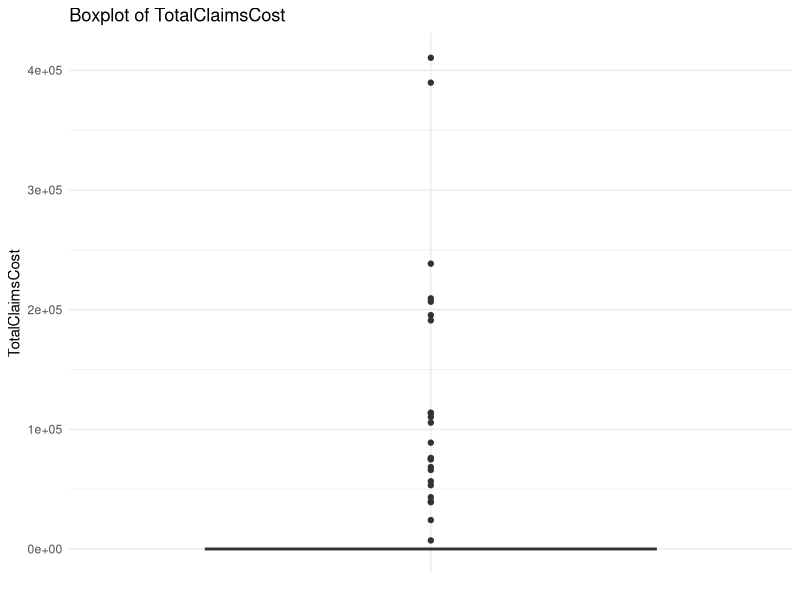
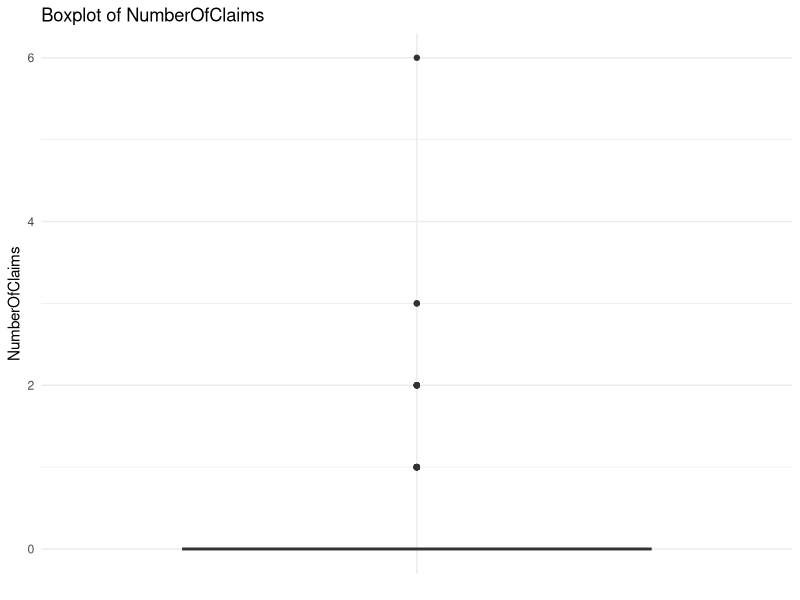
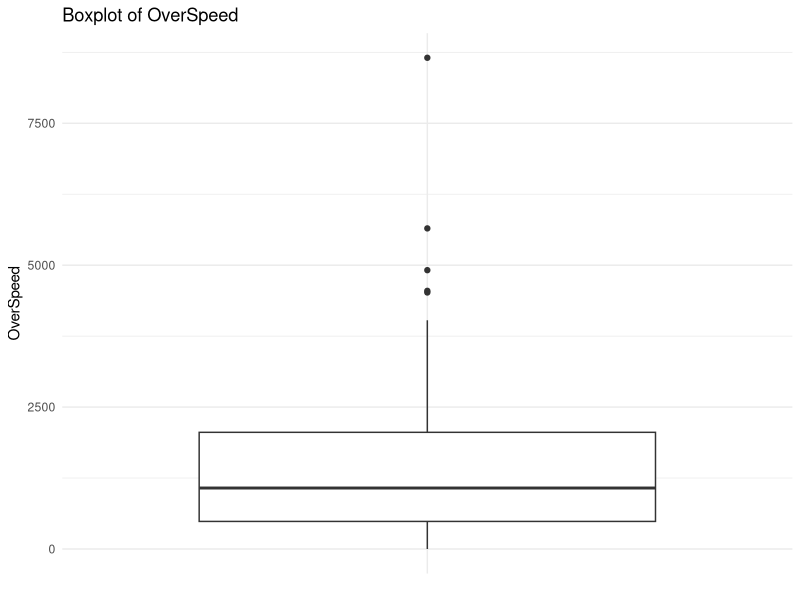
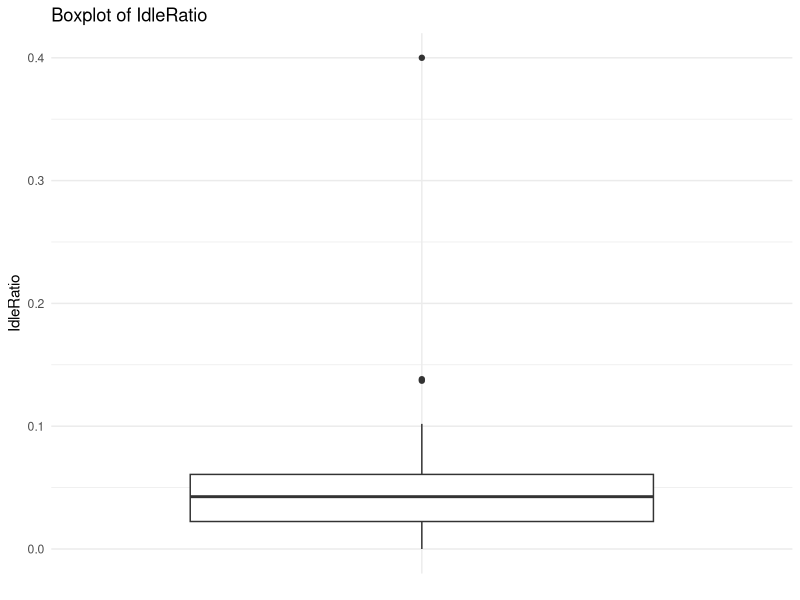
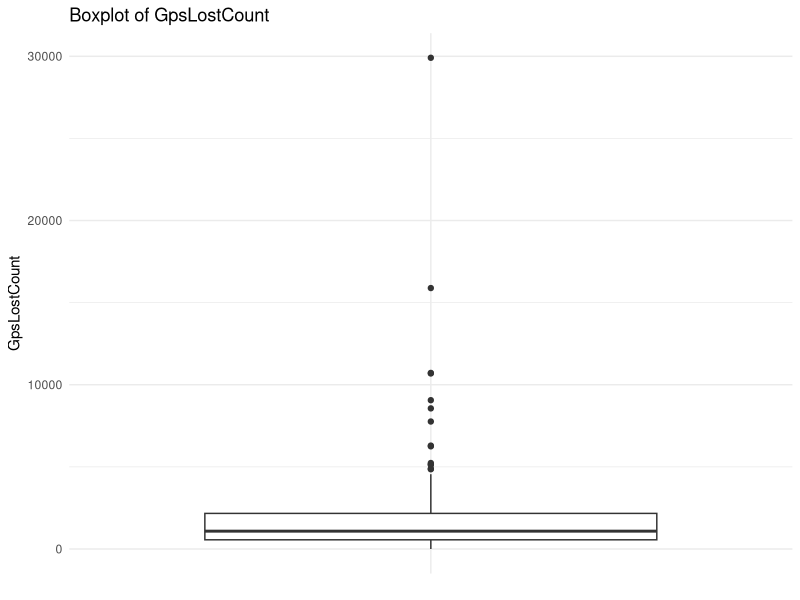
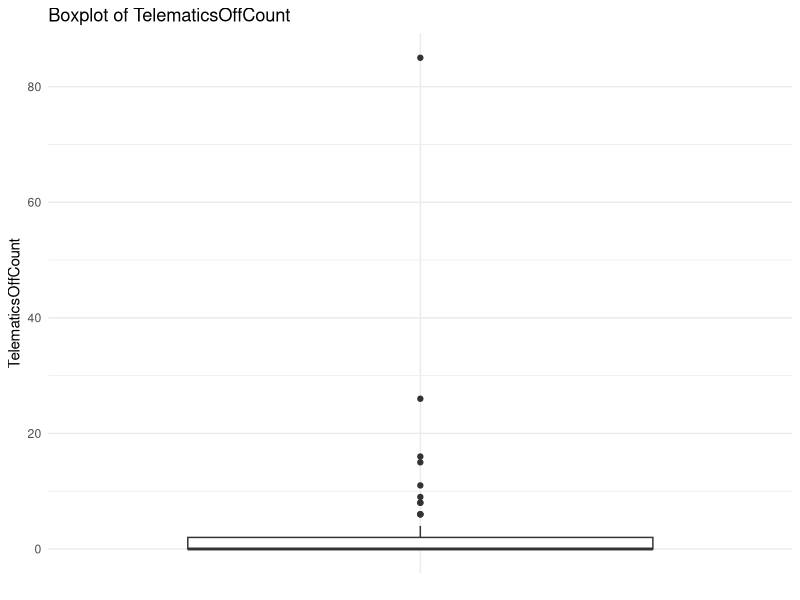
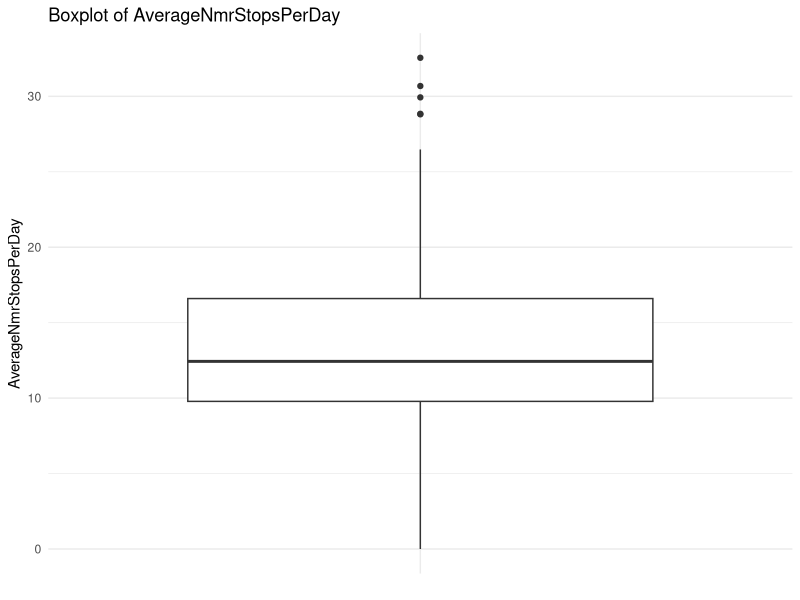
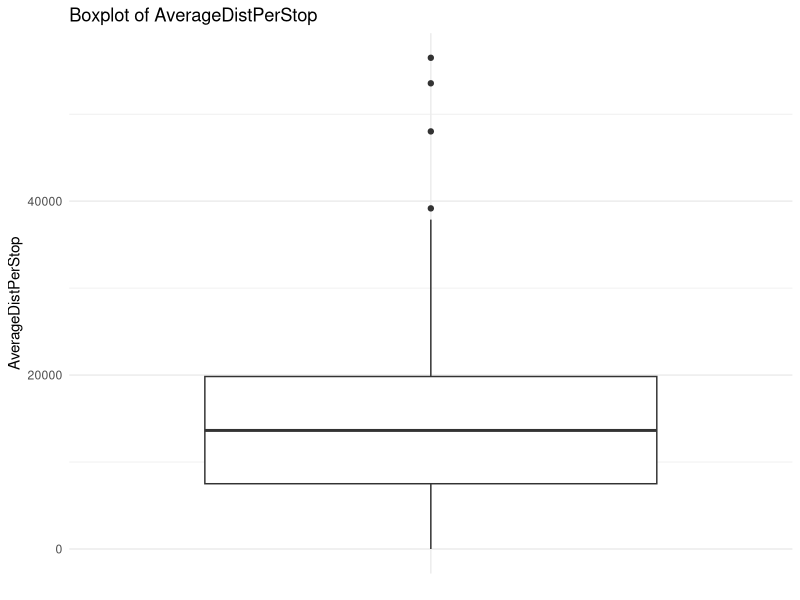

R code for these plots, in order:
## ---- chunk 1
knitr::opts_chunk$set(echo = TRUE)
library(knitr)
library(dplyr)
library(tidyverse)
## ---- chunk 2
drivers <- read.csv('drivers_min_bad_driver.csv')
summary(drivers)
str(drivers)
## ---- chunk 3
missing_summary <- drivers %>%
  summarise_all(~ mean(is.na(.)) * 100) %>%
  gather(variable, missing_percentage)
print(missing_summary)
head(drivers)
## ---- chunk 4
# Load necessary library for plotting
library(ggplot2)

# Features to plot
features_to_plot <- c("TotalClaimsCost", "NumberOfClaims", "OverSpeed", 
                      "IdleRatio", "GpsLostCount", "TelematicsOffCount", 
                      "AverageNmrStopsPerDay", "AverageDistPerStop", 
                      "EmergencyBraking", "NormalBraking", 
                      "HarshBraking", "CriticalBraking")

# Create boxplots for all features
for (feature in features_to_plot) {
  x = ggplot(drivers, aes(x = "", y = get(feature))) +
    geom_boxplot() +
    labs(title = paste("Boxplot of", feature),
         y = feature) +
    theme_minimal() +
    theme(axis.title.x = element_blank())
  print(x)
}

